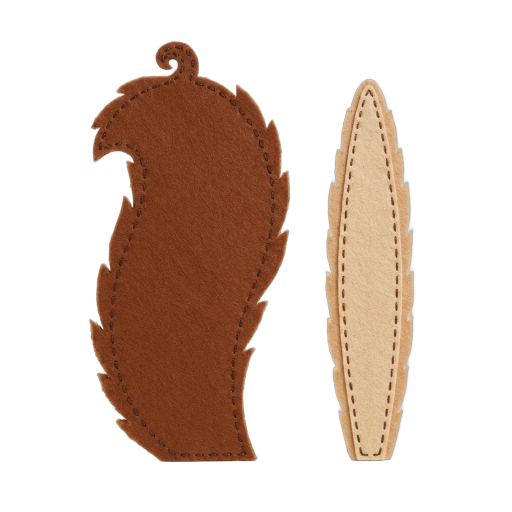
#> input picture docs/images/squirrel/tail_pieces.png, 1024 x 1024 px (shown at 1/2 size)
$ python make_squirrel_tail.py
#> lines starting #> are read from the running program, lines starting #| are printed output that depends on the picture
"""Scrat's tail (PaperSquirrelTail): cut the Meshy painting into the two tail sprites.

Source: docs/images/squirrel/tail_pieces.png (Meshy image-to-image from the in-game squirrel): left a
bushy chestnut plume, right a light inner stripe, both flat felt with dashed stitching.
The prefab's tail is two Sprites/Circle (256 px at 256 px per unit, centred) stretched into ovals:
    Tail Crown  scale 3.4986 x 7.75   (wide plume, behind)
    Tail Base   scale 1.9929 x 6.9086 (narrow stripe, in front)
Each piece is fitted into a box of its oval's proportions, then squeezed into a 256 px square, so the
prefab's own non-uniform scale draws it at its true shape, in the same outline.
Output: Assets/Resources/Art/Squirrel/TailCrown.png, TailBase.png
Usage: python tools/art/make_squirrel_tail.py   (from the repo root)
"""
from pathlib import Path
from PIL import Image

ROOT = Path(__file__).resolve().parents[2]
SRC = ROOT / "docs/images/squirrel/tail_pieces.png"
OUT = ROOT / "Assets/Resources/Art/Squirrel"
SIZE = 256
PIECES = {"TailCrown": (0.0, 0.6, 3.4986 / 7.75), "TailBase": (0.6, 1.0, 1.9929 / 6.9086)}

def main():
    OUT.mkdir(parents=True, exist_ok=True)
    im = Image.open(SRC).convert("RGBA")
#> im is the input picture: PIL image 1024x1024 RGBA; mean R, G, B, A 49.6, 31.7, 21.5, 83.6
    a = im.split()[3].point(lambda v: 0 if v < 24 else v)
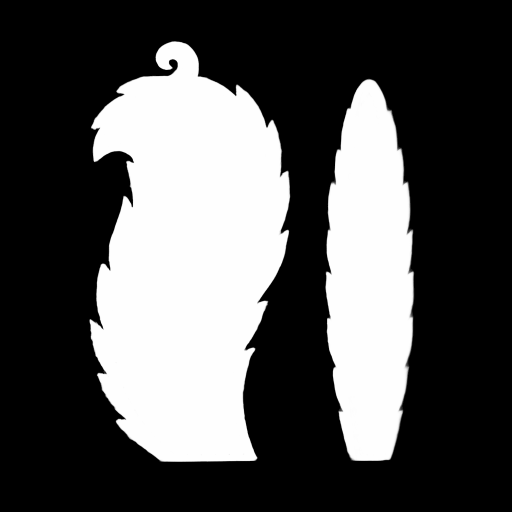
#> a: PIL image 1024x1024 L (shown at 1/2 size); min 0, max 255, mean 83.5
    im.putalpha(a)
    for name, (x0, x1, aspect) in PIECES.items():
        piece = im.crop((int(im.width * x0), 0, int(im.width * x1), im.height))
        piece = piece.crop(piece.getbbox())
        # a box of the oval's proportions (width / height), the piece centred in it at its own shape
        h = max(piece.height, int(piece.width / aspect))
        w = int(h * aspect)
        box = Image.new("RGBA", (w, h))
        if name == "TailBase":
            # The stripe's oval sits higher than the plume's (base y 3.68 +- 3.45 vs crown 2.70 +- 3.875),
            # so the stripe is drawn only over 4-78% of its box from the bottom (world 0.5 to 5.6, inside
            # the plume, below its curl) and 70% wide, so it lies on the plume instead of poking out
            top, bottom = int(h * (1 - 0.78)), int(h * (1 - 0.04))
            pw = int(w * 0.7)
            fitted = piece.resize((pw, bottom - top), Image.LANCZOS)
            box.alpha_composite(fitted, ((w - pw) // 2, top))
        else:
            box.alpha_composite(piece, ((w - piece.width) // 2, (h - piece.height) // 2))
        box.resize((SIZE, SIZE), Image.LANCZOS).save(OUT / f"{name}.png")
#> this loop made 2 passes
#> pass 1, in main, `piece = im.crop((int(im.width * x0), 0, int(im.width * x1), im.height))`:
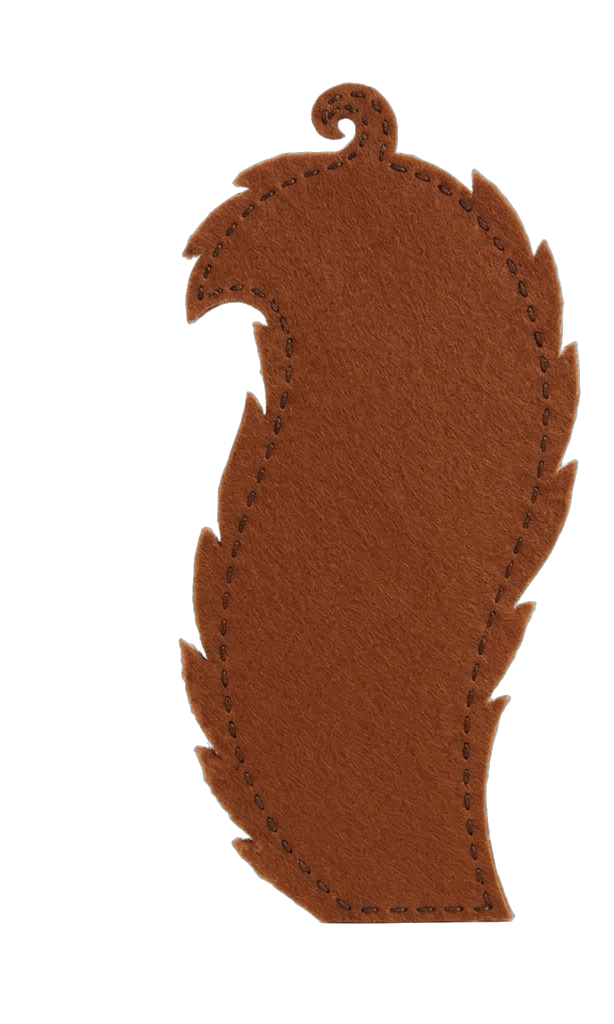
#> piece: PIL image 614x1024 RGBA; mean R, G, B, A 47.3, 23.5, 12.8, 97.3; transparent parts drawn white
#> pass 1, in main, `piece = piece.crop(piece.getbbox())`:
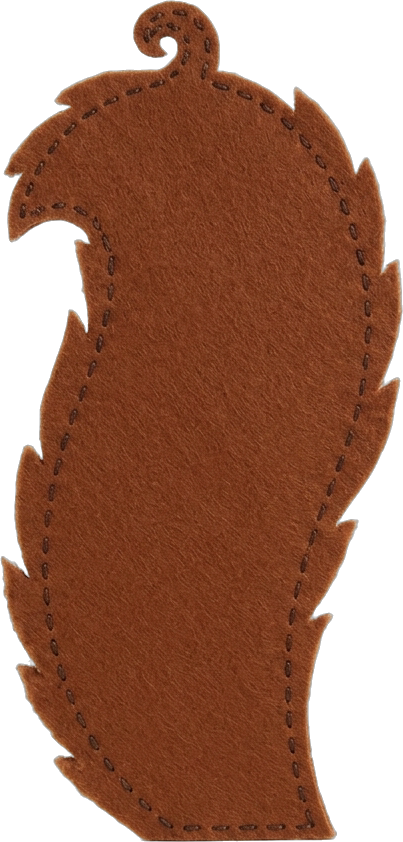
#> piece: PIL image 403x842 RGBA; mean R, G, B, A 87.6, 43.5, 23.8, 180.2; transparent parts drawn white
#> pass 1, in main, `box.resize((SIZE, SIZE), Image.LANCZOS).save(OUT / f"{name}.png")`:
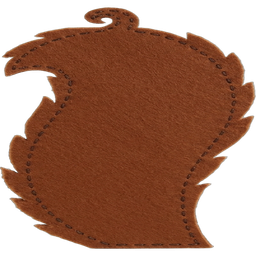
#> saved as TailCrown.png: PIL image 256x256 RGBA; mean R, G, B, A 85.6, 43.4, 24.2, 170.6; transparent parts drawn white
#> after the loop:
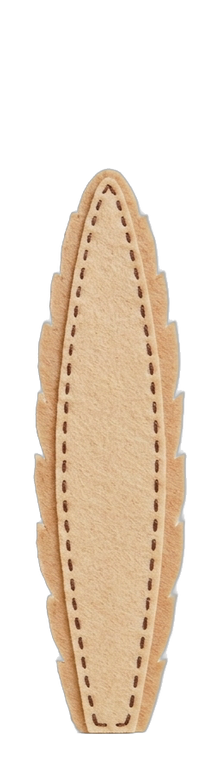
#> box: PIL image 220x765 RGBA; mean R, G, B, A 84, 69.9, 54.8, 100; transparent parts drawn white
#> after the loop:
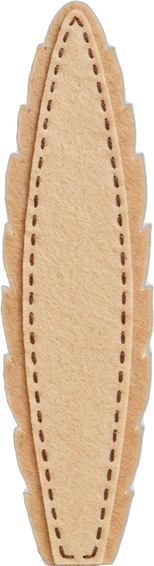
#> fitted: PIL image 154x566 RGBA; mean R, G, B, A 162.3, 135, 105.8, 193.1; transparent parts drawn white
#> after the loop:
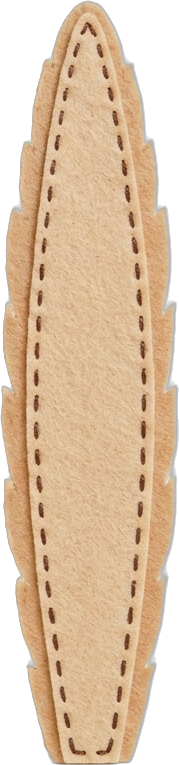
#> piece: PIL image 179x765 RGBA; mean R, G, B, A 162.5, 135.3, 106, 193; transparent parts drawn white
    print("wrote", sorted(p.name for p in OUT.glob("*.png")))

if __name__ == "__main__":
    main()
